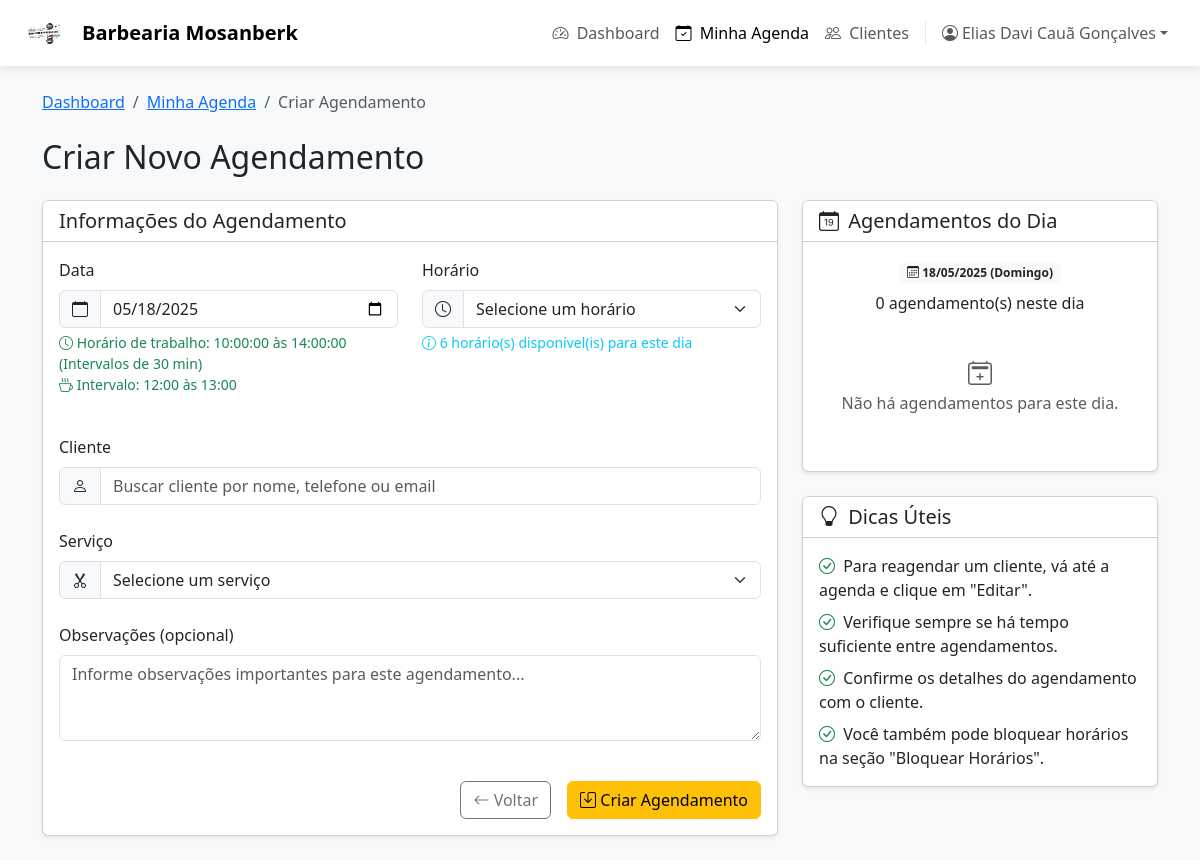
The page /profissional_agendar.php?data=2025-05-18 (signed in) on the database its author committed.
### tables this page shows
CREATE TABLE `profissional_agenda` (
  `id_agenda` int(11) NOT NULL,
  `profissional_id` int(11) NOT NULL,
  `segunda_trabalha` tinyint(1) DEFAULT 1,
  `segunda_inicio` time DEFAULT '09:00:00',
  `segunda_fim` time DEFAULT '18:00:00',
  `segunda_intervalo_inicio` time DEFAULT '12:00:00',
  `segunda_intervalo_fim` time DEFAULT '13:00:00',
  `terca_trabalha` tinyint(1) DEFAULT 1,
  `terca_inicio` time DEFAULT '09:00:00',
  `terca_fim` time DEFAULT '18:00:00',
  `terca_intervalo_inicio` time DEFAULT '12:00:00',
  `terca_intervalo_fim` time DEFAULT '13:00:00',
  `quarta_trabalha` tinyint(1) DEFAULT 1,
  `quarta_inicio` time DEFAULT '09:00:00',
  `quarta_fim` time DEFAULT '18:00:00',
  `quarta_intervalo_inicio` time DEFAULT '12:00:00',
  `quarta_intervalo_fim` time DEFAULT '13:00:00',
  `quinta_trabalha` tinyint(1) DEFAULT 1,
  `quinta_inicio` time DEFAULT '09:00:00',
  `quinta_fim` time DEFAULT '18:00:00',
  `quinta_intervalo_inicio` time DEFAULT '12:00:00',
  `quinta_intervalo_fim` time DEFAULT '13:00:00',
  `sexta_trabalha` tinyint(1) DEFAULT 1,
  `sexta_inicio` time DEFAULT '09:00:00',
  `sexta_fim` time DEFAULT '18:00:00',
  `sexta_intervalo_inicio` time DEFAULT '12:00:00',
  `sexta_intervalo_fim` time DEFAULT '13:00:00',
  `sabado_trabalha` tinyint(1) DEFAULT 0,
  `sabado_inicio` time DEFAULT '09:00:00',
  `sabado_fim` time DEFAULT '17:00:00',
  `sabado_intervalo_inicio` time DEFAULT '12:00:00',
  `sabado_intervalo_fim` time DEFAULT '13:00:00',
  `domingo_trabalha` tinyint(1) DEFAULT 0,
  `domingo_inicio` time DEFAULT '09:00:00',
  `domingo_fim` time DEFAULT '17:00:00',
  `domingo_intervalo_inicio` time DEFAULT '12:00:00',
  `domingo_intervalo_fim` time DEFAULT '13:00:00',
  `intervalo_agendamentos` int(11) DEFAULT 30,
  `data_criacao` timestamp NOT NULL DEFAULT current_timestamp(),
  `data_atualizacao` timestamp NOT NULL DEFAULT current_timestamp() ON UPDATE current_timestamp()
);

### HTML/profissional_agendar.php (the view, shortened to what the rows shown need)
<?php
include_once('../Conexao/conexao.php');
$id_profissional = $_SESSION['id_usuario'];
$data_selecionada = isset($_GET['data']) ? $_GET['data'] : date('Y-m-d');
$horarios_profissional = [
    'hora_inicio' => '09:00',
    'hora_fim' => '18:00',
    'intervalo_min' => 30,
    'intervalo_inicio' => '12:00',
    'intervalo_fim' => '13:00',
    'dias_semana' => '1,2,3,4,5'
];
try {
    $sql_agenda = "SELECT * FROM profissional_agenda WHERE profissional_id = ?";
    $stmt_agenda = $pdo->prepare($sql_agenda);
    $stmt_agenda->execute([$id_profissional]);
    $config_agenda = $stmt_agenda->fetch(PDO::FETCH_ASSOC);
    if ($config_agenda) {
        $dias_semana_map = [
            0 => 'domingo',
            1 => 'segunda',
            2 => 'terca',
            3 => 'quarta',
            4 => 'quinta',
            5 => 'sexta',
            6 => 'sabado'
        ];
        $dia_semana_selecionado = date('w', strtotime($data_selecionada));
        $dia_campo = $dias_semana_map[$dia_semana_selecionado];
        if ($config_agenda["{$dia_campo}_trabalha"]) {
            $horarios_profissional = [
                'hora_inicio' => $config_agenda["{$dia_campo}_inicio"] ?: '09:00',
                'hora_fim' => $config_agenda["{$dia_campo}_fim"] ?: '18:00',
                'intervalo_min' => $config_agenda['intervalo_agendamentos'] ?: 30,
                'intervalo_inicio' => $config_agenda["{$dia_campo}_intervalo_inicio"] ?: '12:00',
                'intervalo_fim' => $config_agenda["{$dia_campo}_intervalo_fim"] ?: '13:00',
                'dias_semana' => '0,1,2,3,4,5,6'
            ];
        }
    }
} catch (PDOException $e) {
    error_log("Erro ao buscar agenda do profissional: " . $e->getMessage());
}
$dia_semana_selecionado = date('w', strtotime($data_selecionada));
$e_dia_trabalho = true;
if ($config_agenda) {
    $dia_campo = $dias_semana_map[$dia_semana_selecionado];
    $e_dia_trabalho = $config_agenda["{$dia_campo}_trabalha"];
}
?>
<!DOCTYPE html>
<html lang="pt-br">
<head>
    <link href="https://cdn.jsdelivr.net/npm/bootstrap@5.3.0/dist/css/bootstrap.min.css" rel="stylesheet">
    <link href="https://cdn.jsdelivr.net/npm/bootstrap-icons@1.10.0/font/bootstrap-icons.css" rel="stylesheet">
    <link href="../CSS/sistema_profissional.css" rel="stylesheet">
</head>
<body>
<main>
    <div class="container py-4">
        <h2 class="mb-4">Criar Novo Agendamento</h2>
        <div class="row">
            <div class="col-lg-8">
                <div class="card shadow-sm">
                    <div class="card-body">
                        <form method="post" action="" id="formAgendamento">
                            <div class="row mb-4">
                                <div class="col-md-6 mb-3">
                                    <label for="data_agendamento" class="form-label">Data</label>
                                    <div class="input-group">
                                        <span class="input-group-text"><i class="bi bi-calendar"></i></span>
                                        <input type="date" class="form-control" id="data_agendamento" name="data_agendamento"
                                               min="<?php echo date('Y-m-d'); ?>"
                                               value="<?php echo $data_selecionada; ?>" required>
                                    </div>
                                    <?php if ($e_dia_trabalho && $config_agenda): ?>
                                        <div class="form-text text-success">
                                            <i class="bi bi-clock"></i>
                                            Horário de trabalho: <?php echo $horarios_profissional['hora_inicio']; ?> às <?php echo $horarios_profissional['hora_fim']; ?>
                                            (Intervalos de <?php echo $horarios_profissional['intervalo_min']; ?> min)
                                            <?php if (isset($horarios_profissional['intervalo_inicio']) && isset($horarios_profissional['intervalo_fim'])): ?>
                                                <br><i class="bi bi-cup-hot"></i>
                                                Intervalo: <?php echo substr($horarios_profissional['intervalo_inicio'], 0, 5); ?> às <?php echo substr($horarios_profissional['intervalo_fim'], 0, 5); ?>
                                            <?php endif; ?>
                                        </div>
                                    <?php endif; ?>
                                </div>
                            </div>
                        </form>
                    </div>
                </div>
            </div>
        </div>
    </div>
</main>
</body>
</html>

### rows shown on the page
profissional_agenda: domingo_inicio "10:00:00", domingo_fim "14:00:00", intervalo_agendamentos "30"

### other values the page prints
$_SESSION['nome'] "Elias Davi Cauã Gonçalves"
substr($horarios_profissional['intervalo_inicio'], 0, 5) "12:00"
substr($horarios_profissional['intervalo_fim'], 0, 5) "13:00"
count($horarios_disponiveis) "6"
date('d/m/Y', strtotime($data_selecionada)) "18/05/2025"
$dias_semana_nomes[$dia_semana_selecionado] "Domingo"
count($agendamentos_existentes) "0"
